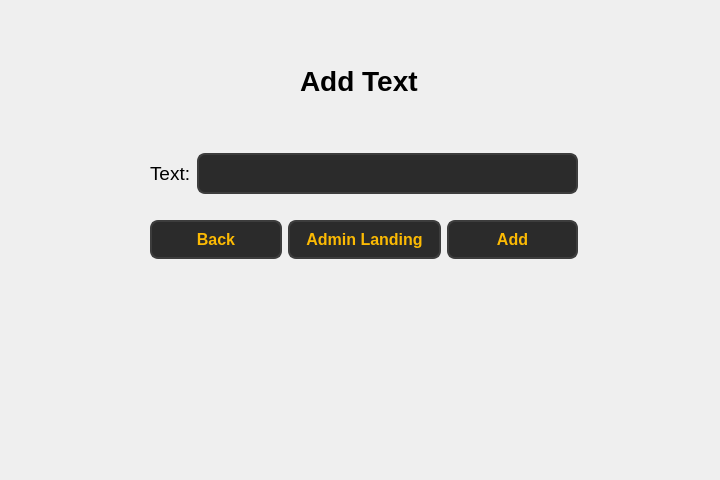
<?xml version="1.0" encoding="UTF-8"?>
<ui version="4.0">
 <class>Form</class>
 <widget class="QWidget" name="Form">
  <property name="geometry">
   <rect>
    <x>0</x>
    <y>0</y>
    <width>720</width>
    <height>480</height>
   </rect>
  </property>
  <property name="windowTitle">
   <string>Form</string>
  </property>
  <widget class="QLabel" name="label">
   <property name="geometry">
    <rect>
     <x>300</x>
     <y>60</y>
     <width>121</width>
     <height>41</height>
    </rect>
   </property>
   <property name="font">
    <font>
     <pointsize>21</pointsize>
     <bold>true</bold>
    </font>
   </property>
   <property name="text">
    <string>Add Text</string>
   </property>
  </widget>
  <widget class="QWidget" name="layoutWidget">
   <property name="geometry">
    <rect>
     <x>150</x>
     <y>133</y>
     <width>428</width>
     <height>148</height>
    </rect>
   </property>
   <layout class="QVBoxLayout" name="verticalLayout">
    <item>
     <layout class="QHBoxLayout" name="horizontalLayout">
      <item>
       <widget class="QLabel" name="label_4">
        <property name="font">
         <font>
          <pointsize>14</pointsize>
         </font>
        </property>
        <property name="text">
         <string>Text:</string>
        </property>
       </widget>
      </item>
      <item>
       <widget class="QLineEdit" name="lineEdit_3">
        <property name="styleSheet">
         <string notr="true">QLineEdit {
        background-color: #2b2b2b;  /* Dark background */
        color: #fcba03;  /* Text color */
        border: 2px solid #3d3d3d;  /* Border color */
        border-radius: 8px;  /* Rounded corners */
        padding: 8px;  /* Padding inside the input field */
        font-size: 16px;  /* Font size */
        font-weight: bold;  /* Bold font */
    }

    QLineEdit:hover {
        background-color: #3d3d3d;  /* Background when hovered */
        border: 2px solid #fcba03;  /* Border color when hovered */
    }

    QLineEdit:focus {
        background-color: #1a1a1a;  /* Background when focused */
        border: 2px solid #fcba03;  /* Border color when focused */
        color: #ffffff;  /* Text color when focused */
    }</string>
        </property>
       </widget>
      </item>
     </layout>
    </item>
    <item>
     <layout class="QHBoxLayout" name="horizontalLayout_3">
      <item>
       <widget class="QPushButton" name="pushButton_back">
        <property name="styleSheet">
         <string notr="true">QPushButton {
        background-color: #2b2b2b;  
        color: #fcba03;              
        border: 2px solid #3d3d3d;      
        border-radius: 8px;          
        padding: 8px 16px;            
        font-size: 16px;            
        font-weight: bold;
    
    }

    QPushButton:hover {
        background-color: #fcba03;
		 color: #000000;
        border: 2px solid #5a5a5a;    
    }

    QPushButton:pressed {
        background-color: #1a1a1a;      
        border: 2px solid #2b2b2b;      
    }</string>
        </property>
        <property name="text">
         <string>Back</string>
        </property>
       </widget>
      </item>
      <item>
       <widget class="QPushButton" name="pushButton_2">
        <property name="styleSheet">
         <string notr="true">QPushButton {
        background-color: #2b2b2b;  
        color: #fcba03;              
        border: 2px solid #3d3d3d;      
        border-radius: 8px;          
        padding: 8px 16px;            
        font-size: 16px;            
        font-weight: bold;
    
    }

    QPushButton:hover {
        background-color: #fcba03;
		 color: #000000;
        border: 2px solid #5a5a5a;    
    }

    QPushButton:pressed {
        background-color: #1a1a1a;      
        border: 2px solid #2b2b2b;      
    }</string>
        </property>
        <property name="text">
         <string>Admin Landing</string>
        </property>
       </widget>
      </item>
      <item>
       <widget class="QPushButton" name="pushButton">
        <property name="styleSheet">
         <string notr="true">QPushButton {
        background-color: #2b2b2b;  
        color: #fcba03;              
        border: 2px solid #3d3d3d;      
        border-radius: 8px;          
        padding: 8px 16px;            
        font-size: 16px;            
        font-weight: bold;
    
    }

    QPushButton:hover {
        background-color: #fcba03;
		 color: #000000;
        border: 2px solid #5a5a5a;    
    }

    QPushButton:pressed {
        background-color: #1a1a1a;      
        border: 2px solid #2b2b2b;      
    }</string>
        </property>
        <property name="text">
         <string>Add</string>
        </property>
       </widget>
      </item>
     </layout>
    </item>
   </layout>
  </widget>
 </widget>
 <resources/>
 <connections/>
</ui>
